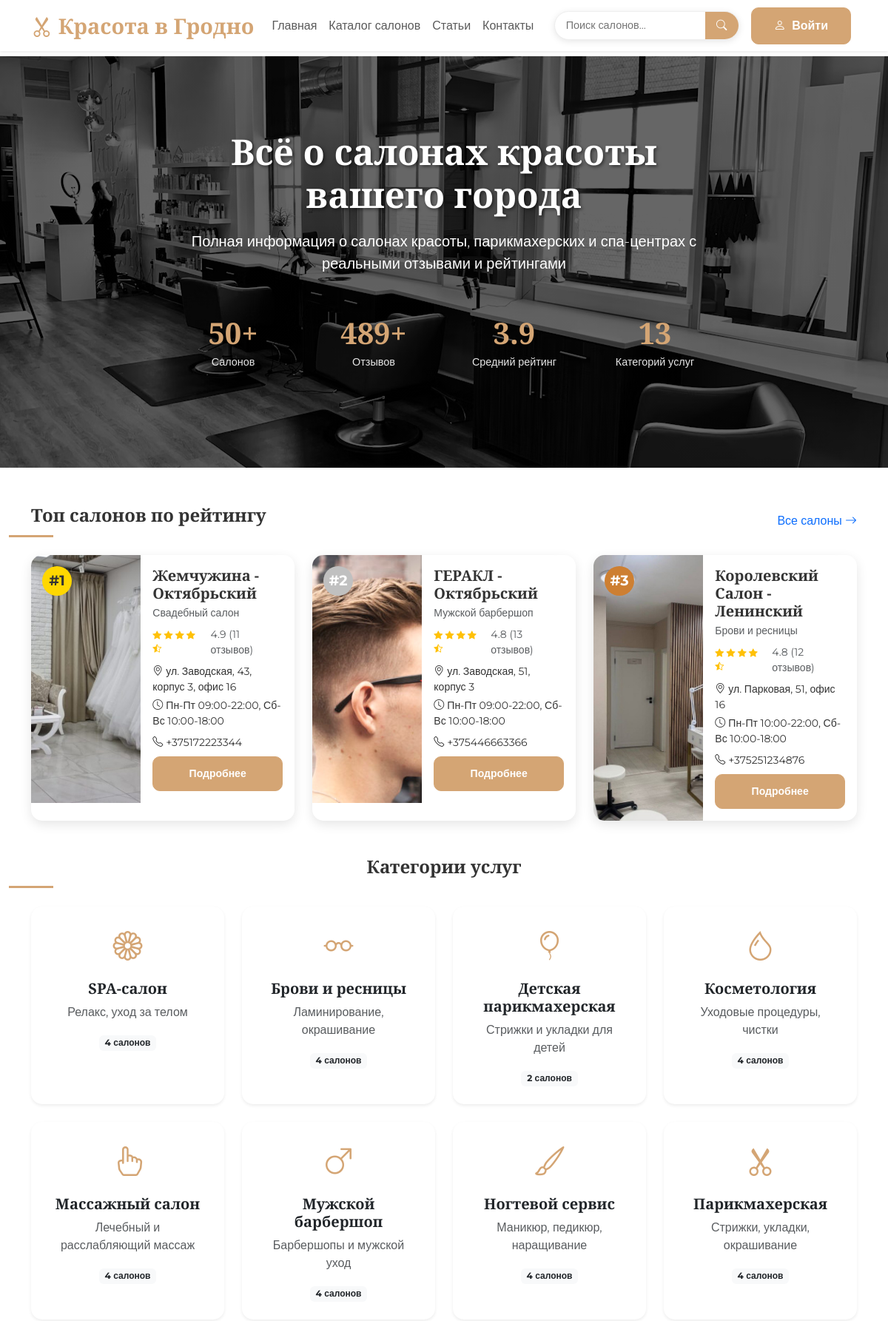
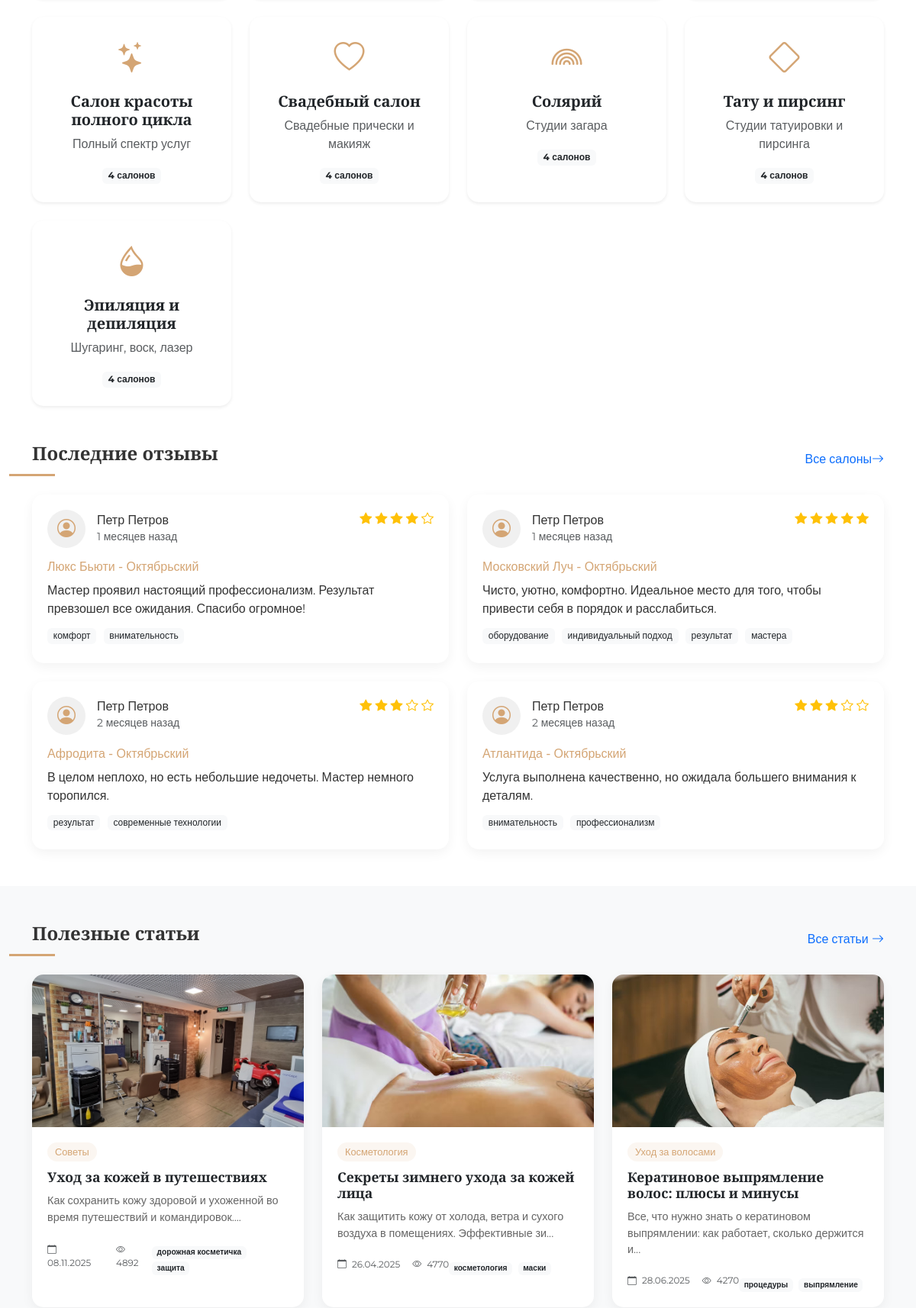
The page / (upper part) on the database its author committed (2 pictures, top to bottom).
### models.py (models this page shows)
class Salon(db.Model):
    __tablename__ = 'salons'
    id = db.Column(db.Integer, primary_key=True)
    name = db.Column(db.String(200))
    category = db.Column(db.String(100))
    description = db.Column(db.Text)
    address = db.Column(db.String(300))
    district = db.Column(db.String(100))
    phone = db.Column(db.String(20))
    working_hours = db.Column(db.String(200))
    rating = db.Column(db.Float, default=0.0)
    reviews_count = db.Column(db.Integer, default=0)
    is_verified = db.Column(db.Boolean, default=False)
    image_url = db.Column(db.String(300), default='/static/img/default.png')
    created_at = db.Column(db.DateTime, server_default=db.func.now())
    services = db.relationship('Service', backref='salon', lazy=True, cascade='all, delete-orphan')
    reviews = db.relationship('Review', backref='salon', lazy=True, cascade='all, delete-orphan')

class Review(db.Model):
    __tablename__ = 'reviews'
    id = db.Column(db.Integer, primary_key=True)
    salon_id = db.Column(db.Integer, db.ForeignKey('salons.id'))
    author_name = db.Column(db.String(100))
    rating = db.Column(db.Integer)
    text = db.Column(db.Text)
    tags = db.Column(db.String(300))
    created_at = db.Column(db.DateTime, server_default=db.func.now())
    user_id = db.Column(db.Integer, db.ForeignKey('users.id'), nullable=True)
    user = db.relationship('User', backref='reviews', lazy=True)  # Добавлено

class BlogPost(db.Model):
    __tablename__ = 'blog_posts'
    id = db.Column(db.Integer, primary_key=True)
    title = db.Column(db.String(200), nullable=False)
    slug = db.Column(db.String(200), unique=True)
    excerpt = db.Column(db.String(500))
    content = db.Column(db.Text, nullable=False)
    author = db.Column(db.String(100), default='Администратор')
    image_url = db.Column(db.String(300), default='/static/img/default.png')
    category = db.Column(db.String(50))
    is_published = db.Column(db.Boolean, default=True)
    views_count = db.Column(db.Integer, default=0)
    created_at = db.Column(db.DateTime, default=datetime.now)
    updated_at = db.Column(db.DateTime, default=datetime.now, onupdate=datetime.now)
    comments = db.relationship('BlogComment', backref='post', lazy=True, cascade='all, delete-orphan')
    tags = db.relationship('BlogTag', secondary=post_tags, backref=db.backref('posts', lazy=True))

class BlogTag(db.Model):
    __tablename__ = 'blog_tags'
    id = db.Column(db.Integer, primary_key=True)
    name = db.Column(db.String(30), unique=True, nullable=False)
    slug = db.Column(db.String(30), unique=True)

### app.py (the view)
@app.route('/')
def home():
    total_salons = Salon.query.count()
    total_reviews = Review.query.count()
    total_categories = db.session.query(Salon.category).distinct().count()
    avg_rating = db.session.query(func.avg(Salon.rating)).scalar() or 0
    average_rating = round(avg_rating, 1)
    top_salons = Salon.query.order_by(
        Salon.rating.desc(),
        Salon.reviews_count.desc()
    ).limit(3).all()
    categories = db.session.query(
        Salon.category,
        func.count(Salon.id).label('count')
    ).group_by(Salon.category).all()
    categories_data = []
    for cat, count in categories:
        if cat:
            categories_data.append({
                "name": cat,
                "count": count
            })
    recent_reviews = Review.query.join(Salon).order_by(
        Review.created_at.desc()
    ).limit(4).all()
    blog_posts = BlogPost.query.filter(
        BlogPost.is_published == True
    ).order_by(
        BlogPost.views_count.desc()
    ).limit(3).all()
    districts = db.session.query(
        Salon.district,
        func.count(Salon.id).label('count')
    ).group_by(Salon.district).all()
    districts_data = []
    for dist, count in districts:
        if dist:
            districts_data.append({
                "name": dist,
                "count": count
            })
    max_district_count = max([d["count"] for d in districts_data]) if districts_data else 1
    return render_template('index.html',
        title="Красота в Гродно - Информационный ресурс о салонах красоты",
        stats={
            "total_salons": total_salons,
            "total_reviews": total_reviews,
            "average_rating": average_rating,
            "total_categories": total_categories
        },
        top_salons=top_salons,
        categories=categories_data,
        recent_reviews=recent_reviews,
        blog_posts=blog_posts,
        districts=districts_data,
        max_district_count=max_district_count
    )

### templates/index.html (shortened to what this page needs)
{% extends "base.html" %} {% block content %}
<section class="hero-section">
  <div class="container">
    <div
      class="row d-flex justify-content-center align-items-center text-center"
    >
      <div class="col-lg-8">
        <h1 class="hero-title">Всё о салонах красоты вашего города</h1>
        <p class="lead mb-4">
          Полная информация о салонах красоты, парикмахерских и спа-центрах
          с реальными отзывами и рейтингами
        </p>
        <div class="stats-container">
          <div class="row">
            <div class="col-6 col-md-3">
              <div class="stat-item">
                <h3 class="stat-number">{{ stats.total_salons }}+</h3>
                <p class="stat-label">Салонов</p>
              </div>
            </div>
            <div class="col-6 col-md-3">
              <div class="stat-item">
                <h3 class="stat-number">{{ stats.total_reviews }}+</h3>
                <p class="stat-label">Отзывов</p>
              </div>
            </div>
            <div class="col-6 col-md-3">
              <div class="stat-item">
                <h3 class="stat-number">{{ stats.average_rating }}</h3>
                <p class="stat-label">Средний рейтинг</p>
              </div>
            </div>
            <div class="col-6 col-md-3">
              <div class="stat-item">
                <h3 class="stat-number">{{ stats.total_categories }}</h3>
                <p class="stat-label">Категорий услуг</p>
              </div>
            </div>
          </div>
        </div>
      </div>
    </div>
  </div>
</section>
<section class="container mb-5">
  <div class="d-flex justify-content-between align-items-center mb-4">
    <h2 class="section-title mb-0">Топ салонов по рейтингу</h2>
    <a href="/catalog?sort_by=rating" class="text-decoration-none"
      >Все салоны <i class="bi bi-arrow-right"></i
    ></a>
  </div>
  <div class="row g-4">
    {% for salon in top_salons %}
    <div class="col-md-4">
      <div class="top-salon-card top-{{ loop.index }}">
        <div class="top-badge">#{{ loop.index }}</div>
        <div class="row g-0">
          <div class="col-md-5">
            <img src="{{ salon.image_url }}" class="top-salon-img" alt="{{ salon.name }}" />
          </div>
          <div class="col-md-7">
            <div class="p-3">
              <h5 class="mb-1">{{ salon.name }}</h5>
              <p class="text-muted small mb-2">{{ salon.category }}</p>
              <div class="d-flex align-items-center mb-2">
                <div class="rating rating-wrap me-2">
                  {% for i in range(5) %}
                    {% if i < salon.rating|int %}
                      <i class="bi bi-star-fill"></i>
                    {% elif i < salon.rating %}
                      <i class="bi bi-star-half"></i>
                    {% else %}
                      <i class="bi bi-star"></i>
                    {% endif %}
                  {% endfor %}
                </div>
                <span class="text-muted small">{{ "%.1f"|format(salon.rating) }} ({{ salon.reviews_count }} отзывов)</span>
              </div>
              <div class="salon-info">
                <p class="small mb-1">
                  <i class="bi bi-geo-alt me-1"></i>{{ salon.address }}
                </p>
                <p class="small mb-2">
                  <i class="bi bi-clock me-1"></i>{{ salon.working_hours }}
                </p>
                <p class="small mb-0">
                  <i class="bi bi-telephone me-1"></i>{{ salon.phone }}
                </p>
              </div>
              <a href="/catalog/{{ salon.id }}" class="btn btn-sm btn-beauty mt-2 w-100">Подробнее</a>
            </div>
          </div>
        </div>
      </div>
    </div>
    {% endfor %}
  </div>
</section>
<section class="container mb-5">
  <h2 class="section-title">Категории услуг</h2>
  <div class="row g-4">
    {% for category in categories %}
    <div class="col-md-3 col-sm-6">
      <a href="/catalog?category={{ category.name }}" class="text-decoration-none text-dark">
        <div class="category-card text-center p-4 shadow-sm">
          <div class="category-icon">
            {% if category.name == "Парикмахерская" %}
              <i class="bi bi-scissors"></i>
            {% elif category.name == "Ногтевой сервис" %}
              <i class="bi bi-brush"></i>
            {% elif category.name == "Косметология" %}
              <i class="bi bi-droplet"></i>
            {% elif category.name == "SPA-салон" %}
              <i class="bi bi-flower1"></i>
            {% elif category.name == "Брови и ресницы" %}
              <i class="bi bi-eyeglasses"></i>
            {% elif category.name == "Тату и пирсинг" %}
              <i class="bi bi-diamond"></i>
            {% elif category.name == "Мужской барбершоп" %}
              <i class="bi bi-gender-male"></i>
            {% elif category.name == "Солярий" %}
              <i class="bi bi-rainbow"></i>
            {% elif category.name == "Массажный салон" %}
              <i class="bi bi-hand-index"></i>
            {% elif category.name == "Эпиляция и депиляция" %}
              <i class="bi bi-droplet-half"></i>
            {% elif category.name == "Свадебный салон" %}
              <i class="bi bi-heart"></i>
            {% elif category.name == "Детская парикмахерская" %}
              <i class="bi bi-balloon"></i>
            {% elif category.name == "Салон красоты полного цикла" %}
              <i class="bi bi-stars"></i>
            {% else %}
              <i class="bi bi-shop"></i>
            {% endif %}
          </div>
          <h5>{{ category.name }}</h5>
          <p class="text-muted">
            {% if category.name == "Парикмахерская" %}
              Стрижки, укладки, окрашивание
            {% elif category.name == "Ногтевой сервис" %}
              Маникюр, педикюр, наращивание
            {% elif category.name == "Косметология" %}
              Уходовые процедуры, чистки
            {% elif category.name == "SPA-салон" %}
              Релакс, уход за телом
            {% elif category.name == "Брови и ресницы" %}
              Ламинирование, окрашивание
            {% elif category.name == "Тату и пирсинг" %}
              Студии татуировки и пирсинга
            {% elif category.name == "Мужской барбершоп" %}
              Барбершопы и мужской уход
            {% elif category.name == "Солярий" %}
              Студии загара
            {% elif category.name == "Массажный салон" %}
              Лечебный и расслабляющий массаж
            {% elif category.name == "Эпиляция и депиляция" %}
              Шугаринг, воск, лазер
            {% elif category.name == "Свадебный салон" %}
              Свадебные прически и макияж
            {% elif category.name == "Детская парикмахерская" %}
              Стрижки и укладки для детей
            {% elif category.name == "Салон красоты полного цикла" %}
              Полный спектр услуг
            {% else %}
              Различные услуги красоты
            {% endif %}
          </p>
          <span class="badge bg-light text-dark">{{ category.count }} салонов</span>
        </div>
      </a>
    </div>
    {% endfor %}
  </div>
</section>
<section class="container mb-5">
  <div class="d-flex justify-content-between align-items-center mb-4">
    <h2 class="section-title mb-0">Последние отзывы</h2>
    <a href="#" class="text-decoration-none"
      >Все салоны<i class="bi bi-arrow-right"></i
    ></a>
  </div>
  <div class="row g-4">
    {% for review in recent_reviews %}
    <div class="col-md-6">
      <div class="review-card">
        <div class="review-header">
          <div class="review-author">
            <div class="review-avatar">
              <i class="bi bi-person-circle"></i>
            </div>
            <div>
              <h6 class="mb-0">{{ review.author_name }}</h6>
              <small class="text-muted">
                {% set days_ago = (now - review.created_at).days %}
                {% if days_ago == 0 %}
                  сегодня
                {% elif days_ago == 1 %}
                  вчера
                {% elif days_ago < 7 %}
                  {{ days_ago }} дня назад
                {% elif days_ago < 30 %}
                  {{ (days_ago / 7)|int }} недели назад
                {% else %}
                  {{ (days_ago / 30)|int }} месяцев назад
                {% endif %}
              </small>
            </div>
          </div>
          <div class="rating">
            {% for i in range(5) %}
              {% if i < review.rating %}
                <i class="bi bi-star-fill"></i>
              {% else %}
                <i class="bi bi-star"></i>
              {% endif %}
            {% endfor %}
          </div>
        </div>
        <div class="review-body">
          <h6>{{ review.salon.name }}</h6>
          <p class="mb-2">{{ review.text }}</p>
          {% if review.tags %}
          <div class="review-tags">
            {% for tag in review.tags.split(', ') %}
              <span class="badge bg-light text-dark">{{ tag }}</span>
            {% endfor %}
          </div>
          {% endif %}
        </div>
      </div>
    </div>
    {% endfor %}
  </div>
</section>
<section class="bg-light py-5 mb-5">
  <div class="container">
    <div class="d-flex justify-content-between align-items-center mb-4">
      <h2 class="section-title mb-0">Полезные статьи</h2>
      <a href="/blog" class="text-decoration-none"
        >Все статьи <i class="bi bi-arrow-right"></i
      ></a>
    </div>
    <div class="row g-4">
      {% for post in blog_posts %}
      <div class="col-md-4">
        <a href="/blog/{{ post.slug }}" class="text-decoration-none text-dark">
          <div class="article-card">
            <img src="{{ post.image_url }}" class="article-img" alt="{{ post.title }}" />
            <div class="article-content">
              <span class="article-category">{{ post.category }}</span>
              <h5 class="article-title">{{ post.title }}</h5>
              <p class="article-excerpt">
                {{ post.excerpt[:80] }}...
              </p>
              <div class="article-meta">
                <small class="text-muted">
                  <i class="bi bi-calendar me-1"></i> {{ post.created_at.strftime('%d.%m.%Y') }}
                </small>
                <small class="text-muted ms-3">
                  <i class="bi bi-eye me-1"></i> {{ post.views_count }}
                </small>
                {% if post.tags %}
                <div class="mt-2">
                  {% for tag in post.tags[:2] %}
                    <span class="badge bg-light text-dark me-1">{{ tag.name }}</span>
                  {% endfor %}
                </div>
                {% endif %}
              </div>
            </div>
          </div>
        </a>
      </div>
      {% endfor %}
    </div>
  </div>
</section>
{% endblock %}

### rows shown on the page
Salon: image_url (picture), name "Жемчужина - Октябрьский", category "Свадебный салон", rating "4.9", reviews_count "11", address "ул. Заводская, 43, корпус 3, офис 16", working_hours "Пн-Пт 09:00-22:00, Сб-Вс 10:00-18:00", phone "+375172223344"
Salon: image_url (picture), name "ГЕРАКЛ - Октябрьский", category "Мужской барбершоп", rating "4.8", reviews_count "13", address "ул. Заводская, 51, корпус 3", working_hours "Пн-Пт 09:00-22:00, Сб-Вс 10:00-18:00", phone "+375446663366"
Salon: image_url (picture), name "Королевский Салон - Ленинский", category "Брови и ресницы", rating "4.8", reviews_count "12", address "ул. Парковая, 51, офис 16", working_hours "Пн-Пт 10:00-22:00, Сб-Вс 10:00-18:00", phone "+375251234876"
Review: author_name "Петр Петров", (days_ago/30)|int "1", rating 4 (drawn), salon.name "Люкс Бьюти - Октябрьский", text "Мастер проявил настоящий профессионализм. Результат превзошел все ожидания. Спасибо огромное!", tag "комфорт" "внимательность"
Review: author_name "Петр Петров", (days_ago/30)|int "1", rating 5 (drawn), salon.name "Московский Луч - Октябрьский", text "Чисто, уютно, комфортно. Идеальное место для того, чтобы привести себя в порядок и расслабиться.", tag "оборудование" "индивидуальный подход" "результат" "мастера"
Review: author_name "Петр Петров", rating 3 (drawn), salon.name "Афродита - Октябрьский", text "В целом неплохо, но есть небольшие недочеты. Мастер немного торопился.", tag "результат" "современные технологии"
Review: author_name "Петр Петров", rating 3 (drawn), salon.name "Атлантида - Октябрьский", text "Услуга выполнена качественно, но ожидала большего внимания к деталям.", tag "внимательность" "профессионализм"
BlogPost: image_url (picture), category "Советы", title "Уход за кожей в путешествиях", excerpt "Как сохранить кожу здоровой и ухоженной во время путешествий и командировок.", created_at "08.11.2025", views_count "4892"
BlogTag: name "дорожная косметичка"
BlogTag: name "защита"
BlogPost: image_url (picture), category "Косметология", title "Секреты зимнего ухода за кожей лица", excerpt "Как защитить кожу от холода, ветра и сухого воздуха в помещениях. Эффективные зи", created_at "26.04.2025", views_count "4770"
BlogTag: name "косметология"
BlogTag: name "маски"
BlogPost: image_url (picture), category "Уход за волосами", title "Кератиновое выпрямление волос: плюсы и минусы", excerpt "Все, что нужно знать о кератиновом выпрямлении: как работает, сколько держится и", created_at "28.06.2025", views_count "4270"
BlogTag: name "процедуры"
BlogTag: name "выпрямление"

### other values the page prints
{{ stats.total_salons }} "50"
{{ stats.total_reviews }} "489"
{{ stats.average_rating }} "3.9"
{{ stats.total_categories }} "13"
{{ category.name }} "SPA-салон" "Брови и ресницы" "Детская парикмахерская" "Косметология" "Массажный салон" "Мужской барбершоп" "Ногтевой сервис" "Парикмахерская" "Салон красоты полного цикла" "Свадебный салон" "Солярий" "Тату и пирсинг" "Эпиляция и депиляция"
{{ category.count }} "4" "4" "2" "4" "4" "4" "4" "4" "4" "4" "4" "4" "4"
